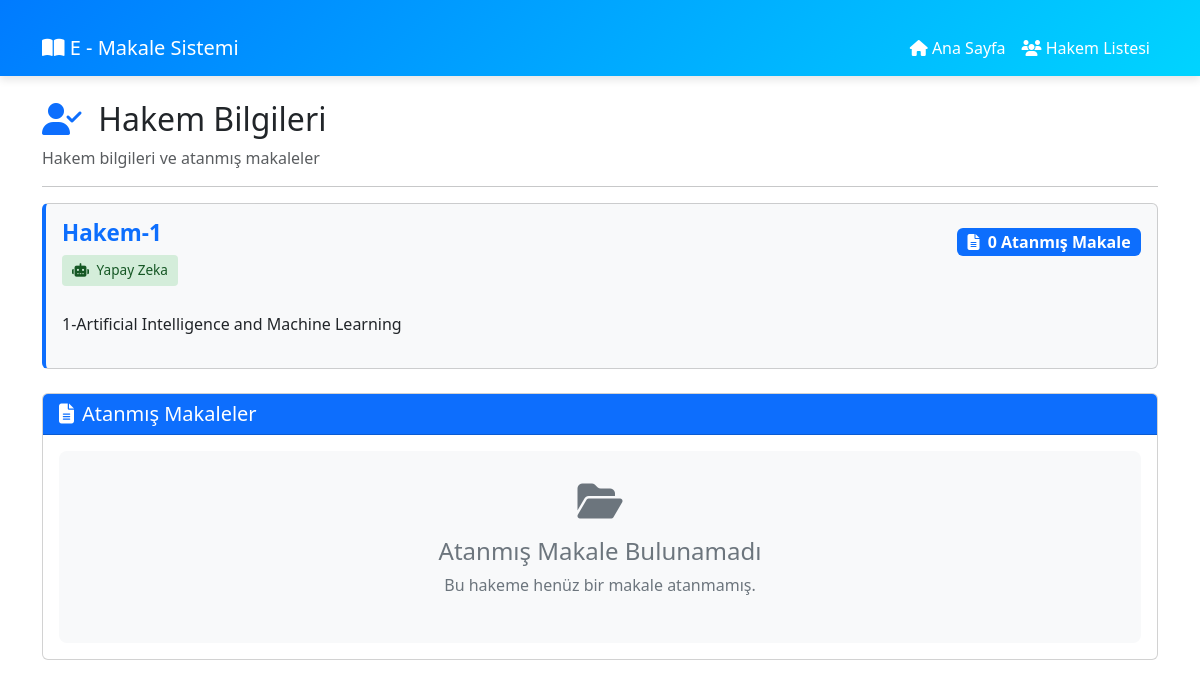
/referee/info/1/, run on the app's committed database.
### referee/models.py (models this page shows, shortened)
class referee(models.Model):
    referee_name = models.TextField(max_length=20)
    referee_branch = models.TextField(max_length=50)

### referee/views.py (the view)
# urls.py: path('info/<int:referee_id>/', views.referee_info, name='referee_info'),
def referee_info(request, referee_id):
    referee_obj = get_object_or_404(referee, id=referee_id)
    assigned_pdfs = BlurredPDF.objects.filter(
        referee_name=referee_obj.referee_name,
        is_referee_assigned=True
    )
    assigned_articles = []
    for pdf in assigned_pdfs:
        assigned_articles.append(pdf.original_article)
    context = {
        'referee': referee_obj,
        'assigned_articles': assigned_articles,
    }
    return render(request, 'referee/referee_info.html', context)

### templates/referee/referee_info.html (shortened to what this page needs)
{% load static %}
<!DOCTYPE html>
<html lang="tr">
<head>
    <link href="https://cdn.jsdelivr.net/npm/bootstrap@5.3.0/dist/css/bootstrap.min.css" rel="stylesheet">
    <link rel="stylesheet" href="https://cdnjs.cloudflare.com/ajax/libs/font-awesome/6.4.2/css/all.min.css">
</head>
<body>
<nav class="navbar navbar-expand-lg navbar-dark">
    <div class="container">
        <a class="navbar-brand" href="/"><i class="fas fa-book-open"></i> E - Makale Sistemi</a>
        <div class="collapse navbar-collapse" id="navbarNav">
            <ul class="navbar-nav ms-auto">
                <li class="nav-item"><a class="nav-link" href="/"><i class="fas fa-home"></i> Ana Sayfa</a></li>
                <li class="nav-item"><a class="nav-link" href="{% url 'referee:referee_list' %}"><i class="fas fa-users"></i> Hakem Listesi</a></li>
            </ul>
        </div>
    </div>
</nav>
<div class="container">
    <div class="row mt-4">
        <div class="col-12">
            <h2><i class="fas fa-user-check text-primary me-2"></i> Hakem Bilgileri</h2>
            <p class="text-muted">Hakem bilgileri ve atanmış makaleler</p>
            <hr>
        </div>
    </div>
    <div class="row">
        <div class="col-12">
            <div class="card referee-info-card mb-4">
                <div class="card-body">
                    <div class="row">
                        <div class="col-md-8">
                            <h3 class="referee-name">{{ referee.referee_name }}</h3>
                            <p class="referee-branch">
                                {% if 'Artificial Intelligence' in referee.referee_branch %}
                                    <span class="branch-badge branch-ai">
                                        <i class="fas fa-robot me-1"></i> Yapay Zeka
                                    </span>
                                {% elif 'Human-Computer Interaction' in referee.referee_branch %}
                                    <span class="branch-badge branch-hci">
                                        <i class="fas fa-laptop-code me-1"></i> İnsan-Bilgisayar Etkileşimi
                                    </span>
                                {% elif 'Big Data' in referee.referee_branch %}
                                    <span class="branch-badge branch-data">
                                        <i class="fas fa-database me-1"></i> Büyük Veri
                                    </span>
                                {% elif 'Cyber Security' in referee.referee_branch %}
                                    <span class="branch-badge branch-security">
                                        <i class="fas fa-shield-alt me-1"></i> Siber Güvenlik
                                    </span>
                                {% elif 'Network' in referee.referee_branch %}
                                    <span class="branch-badge branch-network">
                                        <i class="fas fa-network-wired me-1"></i> Ağ ve Dağıtık Sistemler
                                    </span>
                                {% else %}
                                    <span class="branch-badge">
                                        <i class="fas fa-graduation-cap me-1"></i> {{ referee.referee_branch }}
                                    </span>
                                {% endif %}
                            </p>
                            <p>{{ referee.referee_branch }}</p>
                        </div>
                        <div class="col-md-4 text-md-end pt-2">
                            <span class="badge bg-primary fs-6 mb-2">
                                <i class="fas fa-file-alt me-1"></i> {{ assigned_articles|length }} Atanmış Makale
                            </span>
                        </div>
                    </div>
                </div>
            </div>
        </div>
    </div>
    <div class="row">
        <div class="col-12">
            <div class="card">
                <div class="card-header bg-primary text-white">
                    <h5 class="mb-0"><i class="fas fa-file-alt me-2"></i>Atanmış Makaleler</h5>
                </div>
                <div class="card-body">
                    {% if assigned_articles %}
                        <div class="row">
                            {% for article in assigned_articles %}
                                <div class="col-12">
                                    <div class="article-item">
                                        <div class="row align-items-center">
                                            <div class="col-md-9 col-sm-8">
                                                <div class="article-title">{{ article.article_name }}</div>
                                                <div class="article-meta">
                                                    <span class="me-3"><i class="fas fa-hashtag me-1"></i>{{ article.tracking_number }}</span>
                                                    <span><i class="fas fa-calendar-alt me-1"></i>{{ article.uploaded_at|date:"d.m.Y" }}</span>
                                                </div>
                                            </div>
                                            <div class="col-md-3 col-sm-4 text-end mt-3 mt-md-0">
                                                <a href="{% url 'referee:referee_assignment' referee.id article.article_drive_id %}" class="btn btn-evaluate">
                                                    <i class="fas fa-clipboard-check me-1"></i> Makaleyi Değerlendir
                                                </a>
                                            </div>
                                        </div>
                                    </div>
                                </div>
                            {% endfor %}
                        </div>
                    {% else %}
                        <div class="empty-articles">
                            <i class="fas fa-folder-open fs-1 mb-3"></i>
                            <h4>Atanmış Makale Bulunamadı</h4>
                            <p>Bu hakeme henüz bir makale atanmamış.</p>
                        </div>
                    {% endif %}
                </div>
            </div>
        </div>
    </div>
</div>
</body>
</html>

### templates/referee/referee_info.html (style rules this page uses)
.navbar { background: linear-gradient(135deg, #007bff, #00d4ff); box-shadow: 0 4px 8px rgba(0, 0, 0, 0.1); }
.navbar-brand, .nav-link { color: #fff !important; }
.container { margin-top: 20px; }
.card { transition: 0.3s; margin-bottom: 20px; }
.referee-info-card { border-left: 4px solid #0d6efd; background-color: #f8f9fa; }
.referee-name { font-size: 1.4rem; font-weight: 600; color: #0d6efd; }
.referee-branch { font-size: 1.1rem; color: #6c757d; }
.branch-badge { display: inline-block; padding: 5px 10px; border-radius: 4px; font-size: 0.85rem; margin-bottom: 10px; background-color: #e9ecef; color: #495057; }
.branch-ai { background-color: #d4edda; color: #155724; }
.empty-articles { padding: 30px; background-color: #f8f9fa; border-radius: 8px; text-align: center; color: #6c757d; }

### data on the page
referee: referee_name "Hakem-1", referee_branch "1-Artificial Intelligence and Machine Learning"

### other printed values
{{ assigned_articles|length }} "0"
